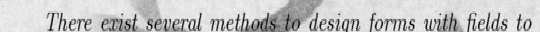
#> input picture OCR/crop_debug/kept_00_Fontfre_Noisec_TR.png_line0.png, 540 x 32 px; its folder holds only this picture in this run
$ python -i dataset.py   (imports and definitions only)
#> lines starting #> are read from the running program, lines starting #| are printed output that depends on the picture
#> further down, picture is the input picture: PIL image 540x32 L; min 9, max 241, mean 197.2
"""
dataset.py
==========
PyTorch Dataset for the book-scan OCR pipeline.

MULTI-LINE DESIGN
-----------------
Full-image CTC fails for multi-line scans because the number of characters
(hundreds) far exceeds the available CTC time steps after CNN width
compression.  The fix: segment each image into individual text lines at
load time and train/evaluate on one line at a time.

Each sample:
  image      : Tensor [1, LINE_H, W]   (normalised grayscale, LINE_H=32, W varies)
  text       : str                     (ground-truth text for THIS LINE only)
  line_index : int                     (which line within the source image)

The full-image label (multi-line text) is split on newlines; each line crop
is paired with its corresponding label line.

Label ↔ crop alignment
  The label file is a plain-text file where lines correspond 1-to-1 with the
  visual text lines in the image (produced by generate_labels.py using
  Tesseract PSM 6, which preserves line structure including blank lines).
  segment_lines() is called on the CLEAN grayscale image (not the noisy one)
  so that band detection is reliable; the same crop coordinates are then
  applied to the noisy image for the actual tensor.
"""

import re
import random
from pathlib import Path
from typing import Optional

import cv2
import numpy as np
import torch
from torch.utils.data import Dataset
from PIL import Image, ImageFilter, ImageEnhance

from model import LINE_H, segment_lines


# ── Vocabulary ────────────────────────────────────────────────────────────────
BLANK_IDX = 0


# [12 lines left out: function build_vocab, not called in this run]


# ── Crop legibility thresholds ────────────────────────────────────────────────
# Adjust these if your data has unusually faint or dense print.
_MIN_CROP_HEIGHT = 8      # px  — slivers shorter than this can't hold a text baseline
_MIN_INK_RATIO   = 0.02   # fraction of pixels that must be "ink" (dark)
_MAX_INK_RATIO   = 0.90   # above this = solid smudge / ink bleed-through
_MIN_STD_DEV     = 5.0    # flat uniform-grey crop → no readable contrast


# [52 lines left out: function _is_legible_crop, not called in this run]


# ── Augmentation ─────────────────────────────────────────────────────────────
class BookScanAugment:
    def __call__(self, img: Image.Image) -> Image.Image:
        # Brightness/contrast — wider range
        if random.random() < 0.8:
            img = ImageEnhance.Brightness(img).enhance(random.uniform(0.5, 1.5))
        if random.random() < 0.8:
            img = ImageEnhance.Contrast(img).enhance(random.uniform(0.5, 1.5))
        # Rotation — slightly more aggressive
        if random.random() < 0.5:
            angle = random.uniform(-2.0, 2.0)
            img = img.rotate(angle, resample=Image.BILINEAR, expand=False)
        # Blur
        if random.random() < 0.4:
            img = img.filter(ImageFilter.GaussianBlur(radius=random.uniform(0.3, 1.2)))
        # NEW: random horizontal stretch to simulate different scan widths
        if random.random() < 0.4:
            w, h = img.size
            new_w = int(w * random.uniform(0.85, 1.15))
            img = img.resize((new_w, h), Image.BILINEAR)
        # NEW: add gaussian noise
        if random.random() < 0.5:
            arr = np.array(img, dtype=np.float32)
            arr += np.random.normal(0, random.uniform(5, 20), arr.shape)
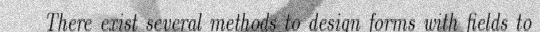
#> arr: shape (32, 540) float32; min 4.92, max 268.2, mean 196.2; drawn with min black and max white
            arr = np.clip(arr, 0, 255).astype(np.uint8)
            img = Image.fromarray(arr)
        return img


# ── Dataset ───────────────────────────────────────────────────────────────────
class BookScanDataset(Dataset):
    """
    Parameters
    ----------
    noisy_dir  : path to simulated_noisy_images_grayscale/
    clean_dir  : path to clean_images_grayscale/  (used for line segmentation)
    label_dir  : path to generated labels/
    split      : 'TR', 'VA', 'TE', or None (all)
    char2idx   : vocabulary mapping
    max_w      : maximum line-crop width (wider crops are right-cropped)
    augment    : whether to apply augmentation (train only)
    """

    # [101 lines left out: function __init__, not called in this run]

    def __len__(self) -> int:
        return len(self.samples)

    # [39 lines left out: functions _load_gray, _crop_line, not called in this run]

    def _encode_label(self, text: str) -> list[int]:
        return [self.char2idx[c] for c in text if c in self.char2idx]

    # [87 lines left out: functions __getitem__, ctc_collate, not called in this run]

>>> from PIL import Image
>>> picture = Image.open('crop_debug/kept_00_Fontfre_Noisec_TR.png_line0.png')
>>> result = BookScanAugment()(picture)

$ run again, on OCR/crop_debug/kept_01_Fontfre_Noisec_TR.png_line1.png
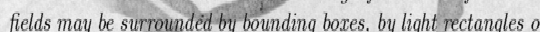
#> input picture OCR/crop_debug/kept_01_Fontfre_Noisec_TR.png_line1.png, 540 x 32 px
#> picture is the input picture: PIL image 540x32 L; min 13, max 244, mean 188.9
#> in __call__, `arr += np.random.normal(0, random.uniform(5, 20), arr.shape)`:
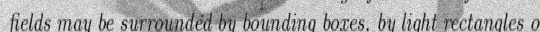
#> arr: shape (32, 540) float32; min 3.64, max 273.2, mean 187.9; drawn with min black and max white

$ run again, on OCR/crop_debug/kept_02_Fontfre_Noisec_TR.png_line2.png
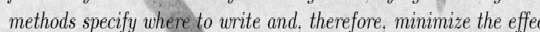
#> input picture OCR/crop_debug/kept_02_Fontfre_Noisec_TR.png_line2.png, 540 x 32 px
#> picture is the input picture: PIL image 540x32 L; min 4, max 246, mean 200.4
#> in __call__, `arr += np.random.normal(0, random.uniform(5, 20), arr.shape)`:
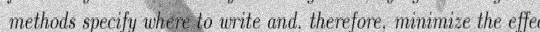
#> arr: shape (32, 540) float32; min 1.81, max 271, mean 199.3; drawn with min black and max white

$ run again, on OCR/crop_debug/kept_03_Fontfre_Noisec_TR.png_line3.png
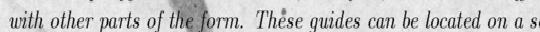
#> input picture OCR/crop_debug/kept_03_Fontfre_Noisec_TR.png_line3.png, 540 x 32 px
#> picture is the input picture: PIL image 540x32 L; min 8, max 242, mean 201.9
#> in __call__, `arr += np.random.normal(0, random.uniform(5, 20), arr.shape)`:
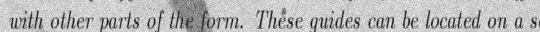
#> arr: shape (32, 540) float32; min -1.83, max 277.2, mean 200.9; drawn with min black and max white
